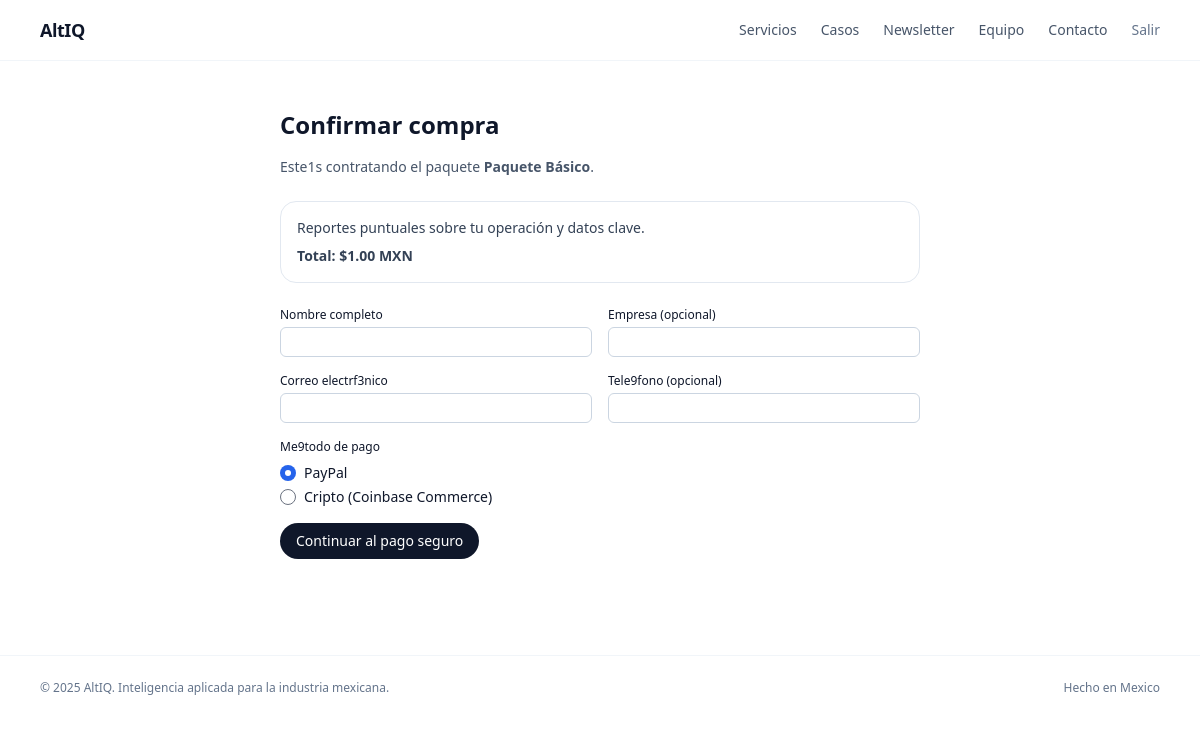
Screenshot of /checkout/basic/ (signed in) with the database file from the repository.
### services/models.py (models this page shows, shortened)
class ServicePackage(models.Model):
    slug = models.SlugField(unique=True, help_text="URL-safe identifier, e.g. diagnostico-rapido")
    name_es = models.CharField(max_length=120)
    name_en = models.CharField(max_length=120, blank=True)
    short_description_es = models.CharField(max_length=255)
    short_description_en = models.CharField(max_length=255, blank=True)
    description_es = models.TextField(blank=True)
    description_en = models.TextField(blank=True)
    price_mxn = models.DecimalField(max_digits=10, decimal_places=2)
    is_active = models.BooleanField(default=True)
    display_order = models.PositiveIntegerField(default=0)
    created_at = models.DateTimeField(auto_now_add=True)
    updated_at = models.DateTimeField(auto_now=True)
    class Meta:
        ordering = ["display_order", "id"]

### orders/views.py (the view, shortened to what this page needs)
# urls.py: path("checkout/", include("orders.urls")),
@login_required
def checkout(request: HttpRequest, package_slug: str) -> HttpResponse:
    package = get_object_or_404(ServicePackage, slug=package_slug, is_active=True)
    context = {"package": package}
    return render(request, "orders/checkout.html", context)

### core/context_processors.py (called while the page is built)
def environment(request):
    return {"ALTIQ_ENV": getattr(settings, "ALTIQ_ENV", "main")}

### templates/orders/checkout.html (shortened to what this page needs)
{% extends 'base.html' %}
{% block content %}
<section class="max-w-2xl mx-auto px-4 py-12">
  <h1 class="text-2xl font-semibold mb-4">Confirmar compra</h1>
  <p class="text-sm text-slate-600 mb-6">
    Este1s contratando el paquete <span class="font-semibold">{{ package.name_es }}</span>.
  </p>
  <div class="border border-slate-200 rounded-2xl p-4 mb-6 text-sm text-slate-700">
    <p class="mb-2">{{ package.short_description_es }}</p>
    <p class="font-semibold">Total: ${{ package.price_mxn }} MXN</p>
  </div>
  <form method="post" class="space-y-4">
    <div class="grid gap-4 md:grid-cols-2">
      <div>
        <label class="block text-xs font-medium mb-1">Nombre completo</label>
        <input type="text" name="customer_name" class="w-full border border-slate-300 rounded-md px-2 py-1 text-sm" required>
      </div>
      <div>
        <label class="block text-xs font-medium mb-1">Empresa (opcional)</label>
        <input type="text" name="company_name" class="w-full border border-slate-300 rounded-md px-2 py-1 text-sm">
      </div>
      <div>
        <label class="block text-xs font-medium mb-1">Correo electrf3nico</label>
        <input type="email" name="email" class="w-full border border-slate-300 rounded-md px-2 py-1 text-sm" required>
      </div>
      <div>
        <label class="block text-xs font-medium mb-1">Tele9fono (opcional)</label>
        <input type="text" name="phone" class="w-full border border-slate-300 rounded-md px-2 py-1 text-sm">
      </div>
    </div>
    <fieldset class="mt-4">
      <legend class="text-xs font-medium mb-2">Me9todo de pago</legend>
      <label class="flex items-center gap-2 text-sm mb-1">
        <input type="radio" name="payment_method" value="paypal" checked>
        <span>PayPal</span>
      </label>
      <label class="flex items-center gap-2 text-sm">
        <input type="radio" name="payment_method" value="coinbase">
        <span>Cripto (Coinbase Commerce)</span>
      </label>
    </fieldset>
    <button type="submit" class="mt-4 inline-flex items-center justify-center px-4 py-2 bg-slate-900 text-white text-sm rounded-full">
      Continuar al pago seguro
    </button>
  </form>
</section>
{% endblock %}

### rows the page displays
ServicePackage: name_es "Paquete Básico", short_description_es "Reportes puntuales sobre tu operación y datos clave.", price_mxn "1.00"
